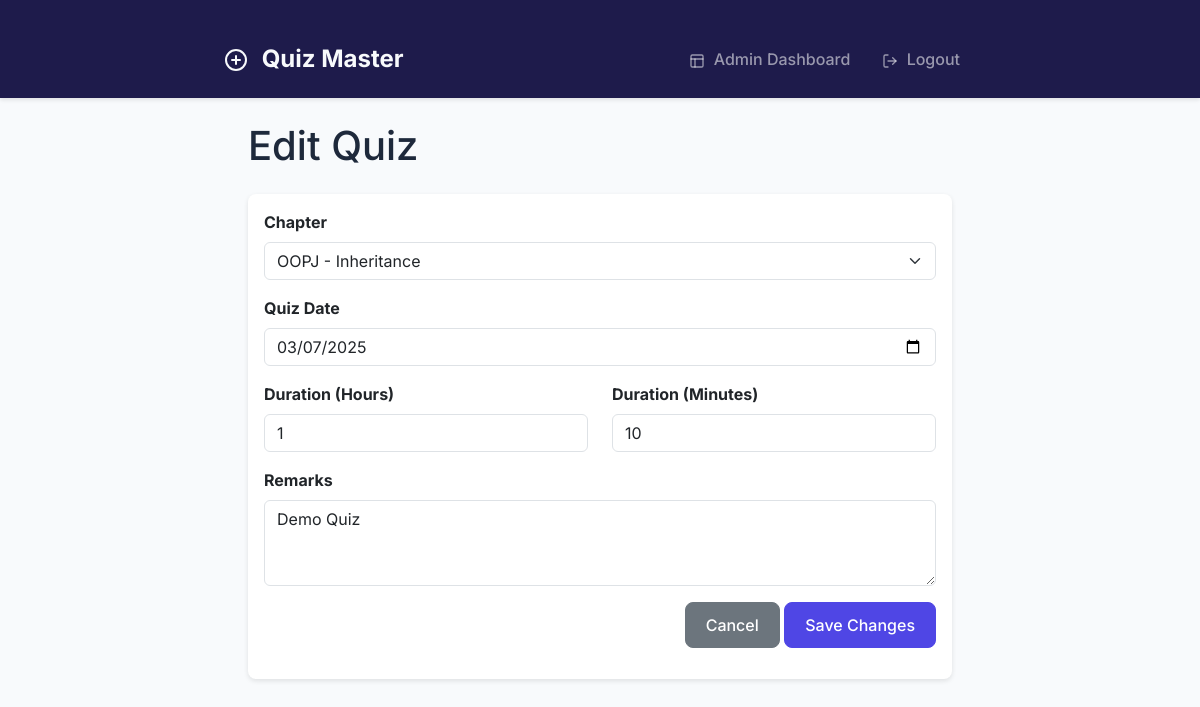
Before: /quiz/edit/1 (signed in) with the older database file.
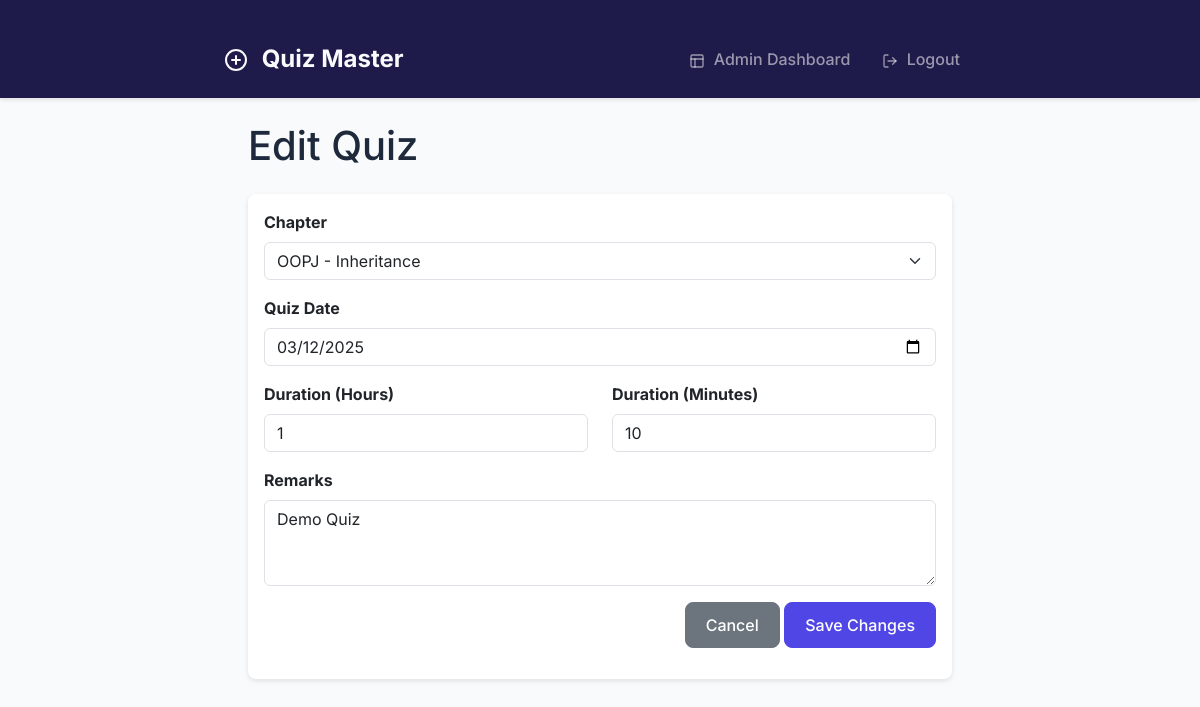
After: the same page with the newer database file.
### models/models.py (models this page shows)
class Quiz(db.Model):
    id = db.Column(db.Integer, primary_key=True)
    chapter_id = db.Column(db.Integer, db.ForeignKey('chapter.id'), nullable=False)
    date_of_quiz = db.Column(db.Date, nullable=False)
    time_duration = db.Column(db.Interval, nullable=False)
    remarks = db.Column(db.Text)
    questions = db.relationship('Question', backref='quiz', cascade='all, delete-orphan', lazy=True)
    scores = db.relationship('Score', backref='quiz', cascade='all, delete-orphan', lazy=True)

### controllers/admin.py (the view, shortened to what this page needs)
@admin.route('/quiz/edit/<int:id>', methods=['GET', 'POST'])
@login_required
@admin_required
def edit_quiz(id):
    quiz = Quiz.query.get_or_404(id)
    form = QuizForm()
    form.chapter_id.choices = [(chapter.id, f"{chapter.subject.name} - {chapter.name}") for chapter in Chapter.query.join(Subject).all()]
    form.chapter_id.data = quiz.chapter_id
    form.date_of_quiz.data = quiz.date_of_quiz
    form.duration_hours.data = quiz.time_duration.seconds // 3600
    form.duration_minutes.data = (quiz.time_duration.seconds % 3600) // 60
    form.remarks.data = quiz.remarks
    return render_template('admin/edit_quiz.html', form=form, quiz=quiz)

### forms/admin_forms.py
class QuizForm(FlaskForm):
    chapter_id = SelectField('Chapter', coerce=int, validators=[DataRequired()])
    date_of_quiz = DateField('Quiz Date', validators=[DataRequired()])
    duration_hours = IntegerField('Duration (Hours)', default=0, validators=[DataRequired(), NumberRange(min=0)])
    duration_minutes = IntegerField('Duration (Minutes)', validators=[DataRequired(), NumberRange(min=0, max=59)])
    remarks = TextAreaField('Remarks', validators=[DataRequired()])

### app.py (called while the page is built)
@login_manager.user_loader
def load_user(user_id):
    return User.query.get(int(user_id))

### controllers/admin.py (called while the page is built)
def admin_required(f):
    @wraps(f)
    def decorated_function(*args, **kwargs):
        if not current_user.is_authenticated or not current_user.is_admin:
            flash('Access denied.', 'danger')
            return redirect(url_for('auth.login'))
        return f(*args, **kwargs)
    return decorated_function

### templates/admin/edit_quiz.html (shortened to what this page needs)
{% extends "base.html" %}
{% block content %}
<div class="container">
    <h1 class="mb-4">Edit Quiz</h1>
    <div class="card">
        <div class="card-body">
            <form method="POST">
                <div class="mb-3">
                    {{ form.chapter_id.label(class="form-label") }}
                    {% if form.chapter_id.choices %}
                        {{ form.chapter_id(class="form-select") }}
                    {% else %}
                        <select class="form-select" disabled>
                            <option>No chapters available</option>
                        </select>
                    {% endif %}
                </div>
                <div class="mb-3">
                    {{ form.date_of_quiz.label(class="form-label") }}
                    {{ form.date_of_quiz(class="form-control", type="date") }}
                </div>
                <div class="row mb-3">
                    <div class="col">
                        {{ form.duration_hours.label(class="form-label") }}
                        {{ form.duration_hours(class="form-control", min=0) }}
                    </div>
                    <div class="col">
                        {{ form.duration_minutes.label(class="form-label") }}
                        {{ form.duration_minutes(class="form-control", min=0, max=59) }}
                    </div>
                </div>
                <div class="mb-3">
                    {{ form.remarks.label(class="form-label") }}
                    {{ form.remarks(class="form-control", rows=3) }}
                </div>
                <div class="text-end">
                    <a href="{{ url_for('admin.manage_quizzes') }}" class="btn btn-secondary">Cancel</a>
                    <button type="submit" class="btn btn-primary">Save Changes</button>
                </div>
            </form>
        </div>
    </div>
</div>
{% endblock %}

Changed rows visible on the page:
changed Quiz "OOPJ - Inheritance": date_of_quiz "03/07/2025" → "03/12/2025"
